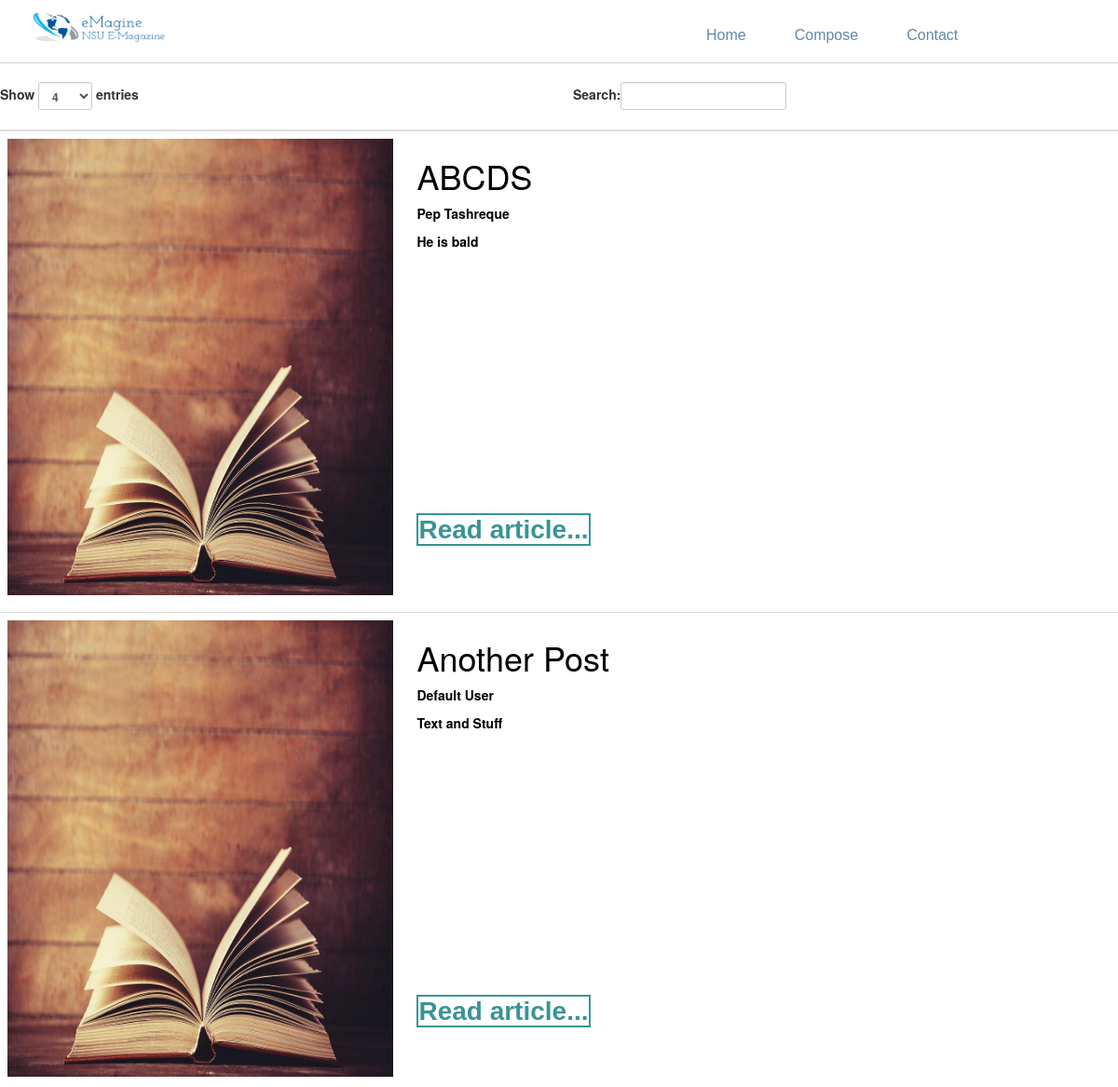
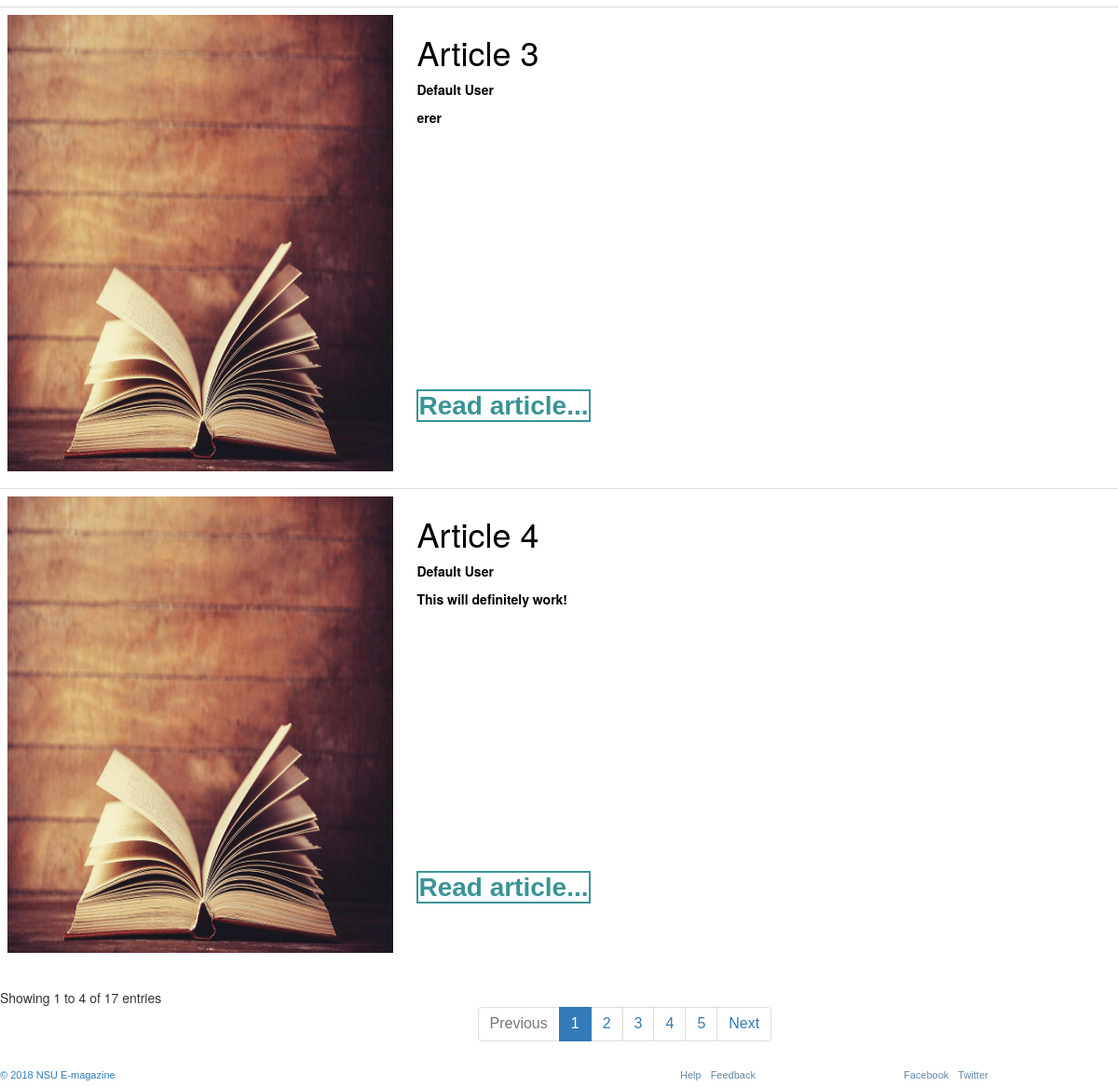
Page /allArticles.php (signed in) on the committed database (2 pictures, top to bottom).
### tables this page shows
CREATE TABLE `post` (
  `POST_ID` int(11) NOT NULL,
  `USER_ID` int(11) NOT NULL,
  `HEADING` varchar(200) NOT NULL,
  `DESCRIPTION` text NOT NULL,
  `USER_NAME` varchar(40) NOT NULL
);

### allArticles.php (the view, shortened to what this page needs)
<!DOCTYPE html>
<html>
<head>
    <link rel="stylesheet" type="text/css" href="style.css">
    <link rel="stylesheet" type="text/css" href="allArticlesCss.css">
    <link rel="stylesheet" href="https://maxcdn.bootstrapcdn.com/bootstrap/3.3.7/css/bootstrap.min.css">
</head>
<body>
    <header style="height: 68px;">
        <div class="container" style="width: 60%;">
            <a href="index.php" class="logo">
                <img src="logo.jpg" alt="NSU E-magazine" id="nylogo">
            </a>
        </div>
        <div class="navbar">
            <ul id="navItems">
                <li><a href="index.php">Home</a></li>
                <li><a class="active" href="newPost.php">Compose</a></li>
                <li><a href="contact.php">Contact</a></li>
            </ul>
        </div>
    </header>
    <table class="table">
        <thead>
            <tr>
                <th></th>
            </tr>
        </thead>
        <tbody>
        <?php
            require ("persistent/DBinfo.php");
            $query =  "SELECT * FROM post ORDER BY POST_ID DESC";
            $db=connection();
            $output = mysqli_query($db,$query);
            while ($result = mysqli_fetch_array($output)) {
                 $heading = $result['HEADING'];
                 $description = $result['DESCRIPTION'];
                 $post_id = $result['POST_ID'];
                 $writer = $result['USER_NAME'];
        ?>
        <tr class="tablerow">
            <td>
            <div id="trending">
                <div id="trendingleft">
                    <img src="books.jpg" id="trendingimage">
                </div>
                <div id="trendingright">
                    <div id="rightpara">
                    <h1> <?php echo $heading; ?> </h1>
                    <p> <?php echo $writer; ?> </p>
                    <p><?php echo $description; ?></p>
                    <br>
                    </div>
                    <div id="readMore">
                        <a href="post_detail.php?id=<?php echo $post_id;?>" id="readbutton1">Read article...</a>
                    </div>
                </div>
            </div>
            </td>
        </tr>
        <?php
            }
        ?>
    </tbody>
    </table>
    <footer align="center">
    <div class="copyright">
        <a href="www.google.com">© 2018 NSU E-magazine</a>
    </div>
    <div class="helpfulLinks">
        <ul>
            <li><a href="www.google.com">Help</a></li>
            <li><a href="www.google.com">Feedback</a></li>
        </ul>
    </div>
    <div class="socialLinks">
        <ul>
            <li><a href="www.facebook.com">Facebook</a></li>
            <li><a href="www.twitter.com">Twitter</a></li>
        </ul>
    </div>
</footer>
</body>
</html>

### persistent/DBinfo.php (shortened to what this page needs)
<!DOCTYPE html>
	<html>
	<head>
	</head>
	<body>
	</body>
	</html>

### style.css (style rules this page uses)
body { margin: 0; }
td { font-weight: bold; color: black; max-width: 250px; }
header .container .logo img { margin: 0; width: 154px; height:40px; }
header { box-sizing: border-box; border-bottom: 1px solid #cecece; min-height: 51px; overflow: hidden; margin-bottom: 20px; padding: 11px 0 8px 15px; background-color: white; position: -webkit-sticky; position: sticky; top: 0; background: #fff; z-index: 100; }
.container { width: 60%; float: left; }
h1, h2, h3, h4, h5 { font-family: nyt-franklin,Arial,Helvetica,sans-serif; color: #000; line-height: 1em; font-weight: 500; }
.navbar { width: 40%; float: right; font-family: nyt-franklin,Arial,Helvetica,sans-serif; }
.navbar ul { list-style-type: none; margin: 0; padding: 0; overflow: hidden; background-color: #fff; }
.navbar li { float: left; margin-left: 10px; }
.navbar li a { display: block; color: #6288a5; text-align: center; padding: 14px 20px; text-decoration: none; border: 1px solid #fff; border-radius: 2em; }
footer { bottom:0; width:100%; height:25px; position: -webkit-sticky; position: sticky; top: 0; background: #fff; z-index: 100; background-color: white; }
footer a { font-size: 11px; line-height: 13px; }
a { text-decoration: none; color: #6288a5; font-size: 16px; font-family: nyt-franklin,arial,helvetica,sans-serif; line-height: 21px; }
ol, ul { list-style: none; }
ul, menu, dir { display: block; -webkit-margin-before: 1em; -webkit-margin-after: 1em; -webkit-margin-start: 0px; -webkit-margin-end: 0px; -webkit-padding-start: 40px; }
.copyright { width: 60%; float: left; text-align: left; }
.helpfulLinks, .socialLinks { width: 20%; float: left; }
footer ul { list-style-type: none; margin: 0; padding: 0; overflow: hidden; background-color: #fff; }
footer li { float: left; margin-left: 10px; }
footer ul li a { color: #6288a5; }

### allArticlesCss.css (style rules this page uses)
body { margin: 0; background-color: #80808024; }
#trending { background: #fff; height: 35em; width: 100%; margin: auto; float: left; margin-bottom: 10px; }
#trendingleft { width: 35%; height: 100%; float: left; }
#readbutton1 { margin-top: 20px; font-family: helvetica, sans-serif; font-weight: 20px; font-size: 28px; color: #3A9495; border: solid 2px #3A9495; }
#trendingimage { width: 100%; height: 100%; }
#trendingright { width: 65%; height: 100%; float: right; }
#rightpara, #leftpara { padding-left: 25px; padding-right: 25px; height:80%; overflow:hidden; }
#readMore { height:20%; margin:17px 25px; }

### rows in the picture
post: HEADING "ABCDS", USER_NAME "Pep Tashreque", DESCRIPTION "He is bald"
post: HEADING "Article 4", USER_NAME "Default User", DESCRIPTION "This will definitely work!"
post: HEADING "Another Post", USER_NAME "Default User", DESCRIPTION "Text and Stuff"
post: HEADING "Article 3", USER_NAME "Default User", DESCRIPTION "erer"
